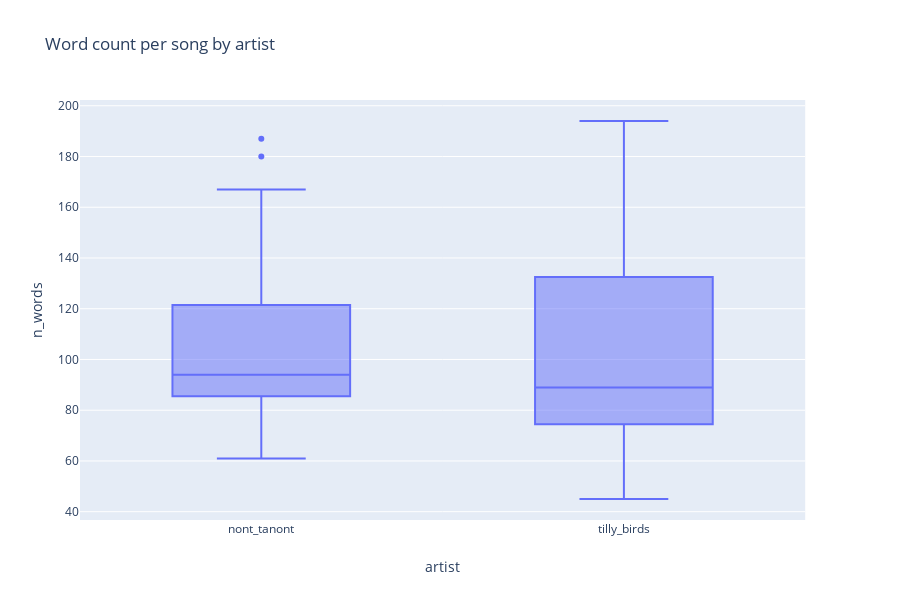

Write notebook code for a chart like this one.
### Code cell
fig = px.box(song_filter_df, x='artist', y='n_words', title='Word count per song by artist')
fig.show()

### Figure 1 — Plotly figure (JSON) as saved in the notebook; plotly's stock layout.template omitted (floating-point values rounded to 4 significant figures)
{"data": [{"alignmentgroup": "True", "hoverlabel": {"namelength": 0}, "hovertemplate": "artist=%{x}<br>n_words=%{y}", "legendgroup": "", "marker": {"color": "#636efa"}, "name": "", "notched": false, "offsetgroup": "", "orientation": "v", "showlegend": false, "type": "box", "x": ["nont_tanont", "nont_tanont", "nont_tanont", "nont_tanont", "nont_tanont", "nont_tanont", "nont_tanont", "nont_tanont", "nont_tanont", "nont_tanont", "nont_tanont", "nont_tanont", "nont_tanont", "nont_tanont", "nont_tanont", "nont_tanont", "nont_tanont", "nont_tanont", "nont_tanont", "nont_tanont", "nont_tanont", "nont_tanont", "nont_tanont", "nont_tanont", "nont_tanont", "nont_tanont", "nont_tanont", "nont_tanont", "nont_tanont", "nont_tanont", "nont_tanont", "nont_tanont", "nont_tanont", "nont_tanont", "nont_tanont", "nont_tanont", "tilly_birds", "tilly_birds", "tilly_birds", "tilly_birds", "tilly_birds", "tilly_birds", "tilly_birds", "tilly_birds", "tilly_birds", "tilly_birds", "tilly_birds", "tilly_birds", "tilly_birds", "tilly_birds", "tilly_birds", "tilly_birds", "tilly_birds", "tilly_birds", "tilly_birds", "tilly_birds", "tilly_birds", "tilly_birds", "tilly_birds", "tilly_birds", "tilly_birds", "tilly_birds", "tilly_birds", "tilly_birds"], "x0": " ", "xaxis": "x", "y": [90, 103, 187, 167, 180, 84, 103, 64, 108, 122, 93, 102, 90, 87, 94, 90, 87, 112, 66, 68, 70, 72, 128, 145, 92, 118, 110, 134, 61, 94, 91, 73, 129, 160, 121, 63, 74, 73, 83, 59, 88, 62, 139, 69, 90, 194, 85, 45, 146, 113, 109, 81, 158, 116, 146, 95, 88, 137, 132, 54, 80, 75, 133, 103], "y0": " ", "yaxis": "y"}], "layout": {"boxmode": "group", "height": 600, "legend": {"tracegroupgap": 0}, "title": {"text": "Word count per song by artist"}, "xaxis": {"anchor": "y", "domain": [0, 0.98], "title": {"text": "artist"}}, "yaxis": {"anchor": "x", "domain": [0, 1], "title": {"text": "n_words"}}}}
